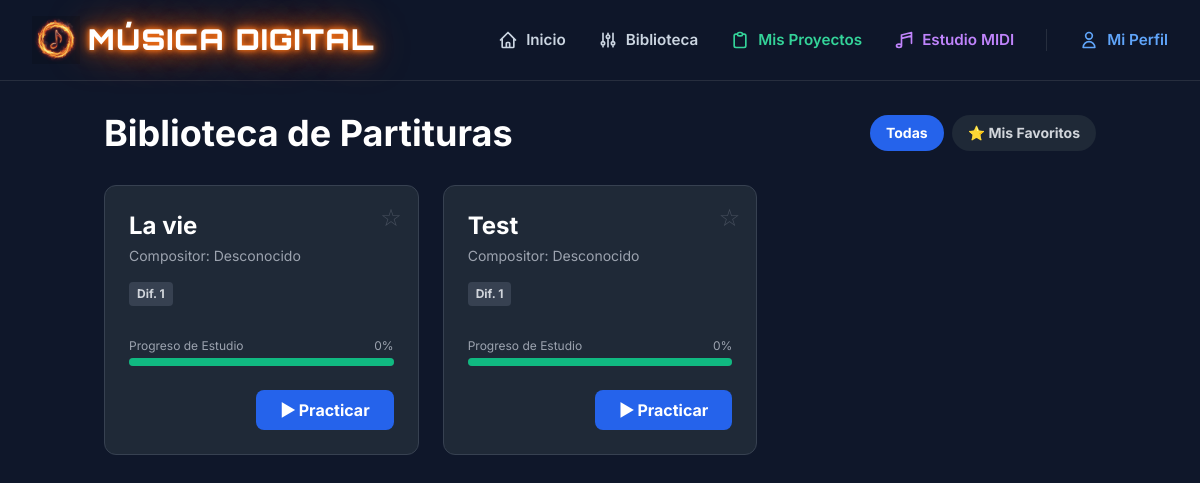
The app's page /biblioteca/ (signed in) with its own data.
### trainer/models.py (models this page shows, shortened)
class SheetMusic(models.Model):
    title = models.CharField(max_length=100, blank=True, help_text="Se puede extraer automáticamente del MusicXML")
    composer = models.CharField(max_length=100, blank=True, help_text="Se puede extraer automáticamente del MusicXML")
    difficulty = models.IntegerField(default=1)
    xml_file = models.FileField(upload_to='partituras/')
    collections = models.ManyToManyField(Collection, blank=True, related_name='sheet_musics')
    created_at = models.DateTimeField(auto_now_add=True)

### trainer/views.py (the view)
# urls.py: path('biblioteca/', views.biblioteca_list, name='biblioteca_list'),
@login_required
def biblioteca_list(request):
    col_slug = request.GET.get('collection')
    favorites_only = request.GET.get('favorites') == 'true'
    scores = SheetMusic.objects.all().order_by('-created_at')
    if col_slug:
        scores = scores.filter(collections__slug=col_slug)
    if favorites_only:
        scores = scores.filter(favorited_by__user=request.user)
    collections = Collection.objects.all()
    user_favorites = Favorite.objects.filter(user=request.user).values_list('sheet_music_id', flat=True)
    user_progress = {
        p.sheet_music_id: p.completion_percentage
        for p in SheetMusicProgress.objects.filter(user=request.user)
    }
    context = {
        'scores': scores,
        'collections': collections,
        'user_favorites': user_favorites,
        'user_progress': user_progress,
        'current_collection': col_slug,
        'favorites_only': favorites_only
    }
    return render(request, 'trainer/biblioteca_list.html', context)

### templates/trainer/biblioteca_list.html (shortened to what this page needs)
{% extends 'base.html' %}
{% block content %}
<div class="container mx-auto px-4 py-8">
    <div class="flex flex-col md:flex-row justify-between items-center mb-8 gap-4">
        <h1 class="text-4xl font-bold text-white">Biblioteca de Partituras</h1>
        <div class="flex gap-2 flex-wrap">
            <a href="{% url 'biblioteca_list' %}" class="px-4 py-2 rounded-full font-bold text-sm {% if not current_collection and not favorites_only %}bg-blue-600 text-white{% else %}bg-gray-800 text-gray-300 hover:bg-gray-700{% endif %}">
                Todas
            </a>
            <a href="?favorites=true" class="px-4 py-2 rounded-full font-bold text-sm flex items-center gap-1 {% if favorites_only %}bg-yellow-500 text-black{% else %}bg-gray-800 text-gray-300 hover:bg-gray-700{% endif %}">
                ⭐ Mis Favoritos
            </a>
        </div>
    </div>
    <div class="grid grid-cols-1 md:grid-cols-2 lg:grid-cols-3 gap-6">
        {% for score in scores %}
        <div class="bg-gray-800 rounded-xl p-6 border border-gray-700 hover:border-blue-500 transition-colors relative flex flex-col justify-between">
            <button onclick="toggleFavorite({{ score.id }}, this)" class="absolute top-4 right-4 text-2xl transition-transform hover:scale-110 focus:outline-none">
                {% if score.id in user_favorites %}
                    <span class="text-yellow-400 drop-shadow-[0_0_8px_rgba(250,204,21,0.8)]">⭐</span>
                {% else %}
                    <span class="text-gray-500 opacity-50 hover:opacity-100">☆</span>
                {% endif %}
            </button>
            <div>
                <h2 class="text-2xl font-bold text-white mb-1 pr-8">{{ score.title|default:score.xml_file.name }}</h2>
                <p class="text-gray-400 mb-4 text-sm">Compositor: {{ score.composer|default:"Desconocido" }}</p>
                <div class="flex flex-wrap gap-2 mb-4">
                    <span class="bg-gray-700 text-gray-300 text-xs font-bold px-2 py-1 rounded">Dif. {{ score.difficulty }}</span>
                </div>
            </div>
            <div class="mt-4 mb-4">
                <div class="flex justify-between text-xs text-gray-400 mb-1">
                    <span>Progreso de Estudio</span>
                    <span>
                        {% for pid, perc in user_progress.items %}
                            {% if pid == score.id %}{{ perc }}%{% endif %}
                        {% empty %}
                            0%
                        {% endfor %}
                    </span>
                </div>
                <div class="w-full bg-gray-700 rounded-full h-2">
                    <div class="bg-emerald-500 h-2 rounded-full" style="width: {% for pid, perc in user_progress.items %}{% if pid == score.id %}{{ perc }}{% endif %}{% endfor %}%;"></div>
                </div>
            </div>
            <div class="flex justify-end mt-2">
                <a href="{% url 'biblioteca_play' score.id %}" class="bg-blue-600 hover:bg-blue-500 text-white font-bold py-2 px-6 rounded-lg transition-colors flex items-center gap-2">
                    ▶ Practicar
                </a>
            </div>
        </div>
        {% endfor %}
    </div>
</div>
{% endblock %}

### templates/base.html (style rules this page uses)
:root { --primary: #3b82f6; --primary-hover: #2563eb; --bg: #0f172a; --surface: #1e293b; --text: #f8fafc; --text-secondary: #94a3b8; --success: #10b981; --danger: #ef4444; --border: #334155; }
body { font-family: 'Inter', sans-serif; background-color: var(--bg); color: var(--text); line-height: 1.5; min-height: 100vh; display: flex; flex-direction: column; }

### records on screen
SheetMusic: title "La vie", composer "Desconocido", difficulty "1"
SheetMusic: title "Test", composer "Desconocido", difficulty "1"
